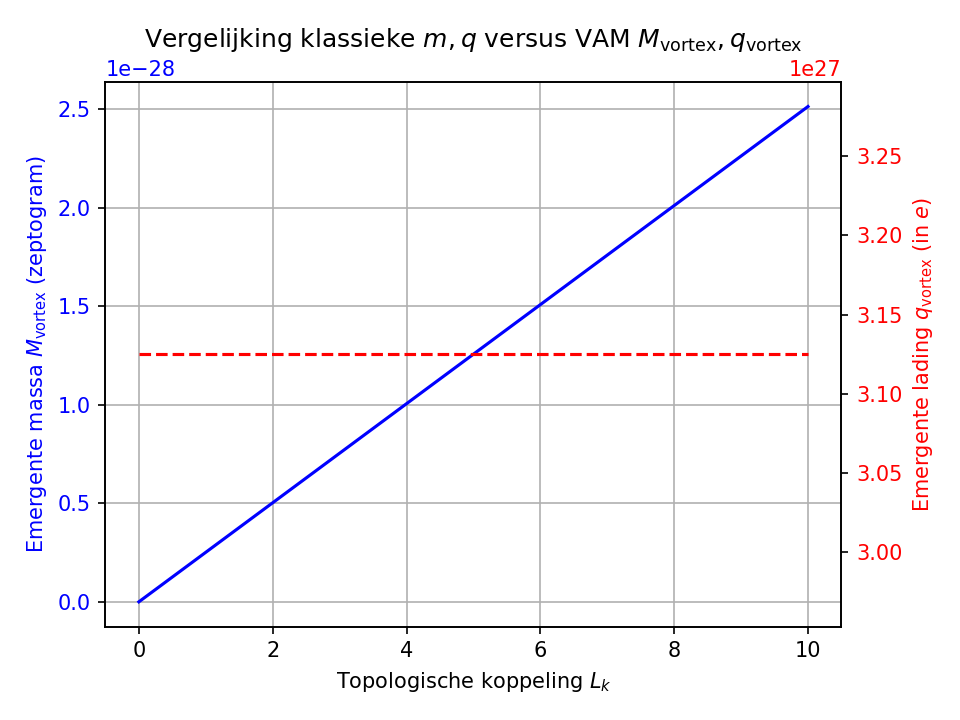

The script that drew this image:
import numpy as np
import matplotlib.pyplot as plt

# Parameters
Lk = np.linspace(0, 10, 100)  # Linking number
rc = 1e-15  # core radius in meters
rho = 1e-6  # æther density
Ce = 1e6    # core velocity

# Emergent VAM quantities
mass_vortex = (8 * np.pi * rho * rc**3 * Lk) / Ce  # simplified from Lagrangian
charge_vortex = (Ce**2 * rc / (2e-12)) * np.ones_like(Lk)  # lambda_c ~ 2 pm

# Plot
fig, ax1 = plt.subplots()

ax1.plot(Lk, mass_vortex * 1e27, label='M_vortex (in zg)', color='blue')  # zg = zeptogram
ax1.set_xlabel('Topologische koppeling $L_k$')
ax1.set_ylabel('Emergente massa $M_{\\text{vortex}}$ (zeptogram)', color='blue')
ax1.tick_params(axis='y', labelcolor='blue')
ax1.grid(True)

# Add second axis for emergent charge
ax2 = ax1.twinx()
ax2.plot(Lk, charge_vortex / 1.6e-19, '--', label='q_vortex (in e)', color='red')
ax2.set_ylabel('Emergente lading $q_{\\text{vortex}}$ (in $e$)', color='red')
ax2.tick_params(axis='y', labelcolor='red')

plt.title('Vergelijking klassieke $m, q$ versus VAM $M_{\\text{vortex}}, q_{\\text{vortex}}$')
fig.tight_layout()
import os
script_name = os.path.splitext(os.path.basename(__file__))[0]
filename = f"{script_name}1.png"
plt.savefig(filename, dpi=150)  # Save image with high resolution
plt.show()


import numpy as np
import matplotlib.pyplot as plt

r = np.linspace(0.1, 2, 500)
omega = 1 / r**2
vortex_mass = 8 * np.pi * (1e-3) * r**3 * omega  # simplified form

plt.plot(r, vortex_mass)
plt.title("Vortex-geïnduceerde massa versus straal")
plt.xlabel("r (straal)")
plt.ylabel("M_vortex (arbitraire eenheden)")
plt.grid(True)
import os
script_name = os.path.splitext(os.path.basename(__file__))[0]
filename = f"{script_name}2.png"
plt.savefig(filename, dpi=150)  # Save image with high resolution
plt.show()
